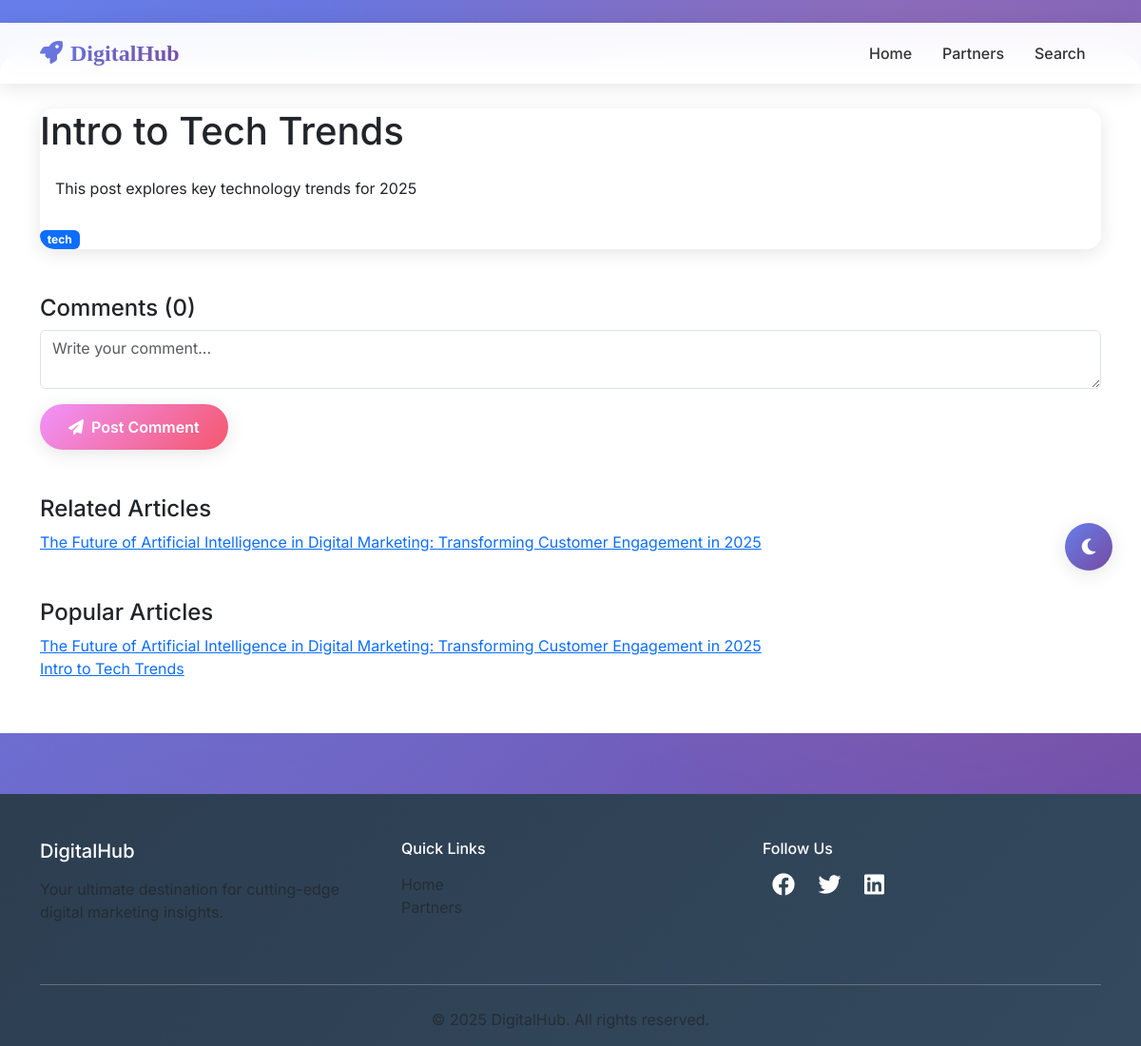
The page /post/tech/intro-to-tech-trends/ (signed in) on the database its author committed.
### blog/models.py (models this page shows, shortened)
class Post(models.Model):
    STATUS_CHOICES = [
        ('draft', 'Draft'),
        ('published', 'Published'),
        ('archived', 'Archived'),
    ]
    title = models.CharField(max_length=200)
    slug = models.SlugField(max_length=200, unique=True, blank=True)
    excerpt = models.TextField(max_length=300, blank=True, help_text="Brief description of the post")
    content = models.TextField()
    featured_image = models.ImageField(upload_to='posts/', blank=True, null=True)
    category = models.ForeignKey(Category, on_delete=models.CASCADE, related_name='posts')
    tags = models.ManyToManyField(Tag, blank=True, related_name='posts')
    author = models.ForeignKey(User, on_delete=models.CASCADE, related_name='posts')
    status = models.CharField(max_length=20, choices=STATUS_CHOICES, default='draft')
    is_featured = models.BooleanField(default=False)
    views = models.PositiveIntegerField(default=0)  # Added field
    meta_description = models.CharField(max_length=160, blank=True)
    meta_keywords = models.CharField(max_length=200, blank=True)
    created_at = models.DateTimeField(auto_now_add=True)
    updated_at = models.DateTimeField(auto_now=True)
    published_at = models.DateTimeField(blank=True, null=True)
    class Meta:
        ordering = ['-created_at']
        indexes = [
            models.Index(fields=['-created_at']),
            models.Index(fields=['status']),
            models.Index(fields=['category', 'status']),
            models.Index(fields=['is_featured']),
            models.Index(fields=['views']),  # Add index for views
        ]
    def save(self, *args, **kwargs):
        if not self.slug:
            self.slug = slugify(self.title)
        if self.status == 'published' and not self.published_at:
            self.published_at = timezone.now()
        if not self.excerpt and self.content:
            import re
            clean_content = re.sub(r'<[^>]*>', '', self.content)
            self.excerpt = clean_content[:297] + '...' if len(clean_content) > 300 else clean_content
        super().save(*args, **kwargs)
        if self.featured_image:
            self.resize_image()

class Tag(models.Model):
    name = models.CharField(max_length=50, unique=True)
    slug = models.SlugField(max_length=50, unique=True, blank=True)
    created_at = models.DateTimeField(auto_now_add=True)
    class Meta:
        ordering = ['name']

### blog/views.py (the view)
# urls.py: path('post/<slug:category_slug>/<slug:slug>/', views.post_detail, name='post_detail'),
def post_detail(request, category_slug: str, slug: str):
    try:
        post = get_object_or_404(
            Post.objects.select_related('author', 'category').prefetch_related('tags', 'comments'),
            category__slug=category_slug,
            slug=slug,
            status='published'
        )
        post.views = (post.views or 0) + 1
        post.save(update_fields=['views'])
        post_json_ld = {
            '@context': 'https://schema.org',
            '@type': 'BlogPosting',
            'headline': post.title,
            'description': post.excerpt or '',
            'author': {
                '@type': 'Person',
                'name': post.author.get_full_name() or post.author.username if post.author else 'Unknown'
            },
            'datePublished': post.created_at.isoformat(),
            'dateModified': post.updated_at.isoformat(),
            'url': request.build_absolute_uri(),
            'publisher': {
                '@type': 'Organization',
                'name': 'DigitalHub'
            }
        }
        if post.featured_image and hasattr(post.featured_image, 'url'):
            post_json_ld['image'] = request.build_absolute_uri(post.featured_image.url)
        related_posts = Post.objects.filter(
            category=post.category,
            status='published'
        ).exclude(id=post.id).select_related('author', 'category').order_by('-published_at')[:3]
        popular_posts = Post.objects.filter(
            status='published'
        ).select_related('author', 'category').order_by('-views', '-published_at')[:5]
        comments = post.comments.filter(is_approved=True).order_by('-created_at')
        comment_count = comments.count()
        context = {
            'post': post,
            'post_json': json.dumps(post_json_ld),
            'full_image_url': request.build_absolute_uri(post.featured_image.url) if post.featured_image and hasattr(post.featured_image, 'url') else '/static/images/default.png',
            'related_posts': related_posts,
            'popular_posts': popular_posts,
            'comments': comments,
            'comment_count': comment_count,
        }
        return render(request, 'blog/post_detail.html', context)
    except Post.DoesNotExist:
        logger.error(f"No Post matches category_slug={category_slug}, slug={slug}, status='published'")
        raise Http404("Post not found")
    except Exception as e:
        logger.error(f"Error in post_detail view for {category_slug}/{slug}: {str(e)}", exc_info=True)
        messages.error(request, 'Error loading the post.')
        return redirect('blog:home')

### blog/templatetags/blog_tags.py (called while the page is built)
@register.filter
def mul(value, arg):
    try:
        return int(value) * int(arg)
    except (ValueError, TypeError):
        return value

### templates/blog/post_detail.html (shortened to what this page needs)
{% extends 'base.html' %}
{% load static blog_tags i18n %}
{% block content %}
    <article class="card" data-aos="fade-up">
        <h1 class="section-title">{{ post.title }}</h1>
        <div class="card-body">{{ post.content|safe }}</div>
        <div class="tags">
            {% for tag in post.tags.all %}
                <span class="badge bg-primary">{{ tag.name }}</span>
            {% endfor %}
        </div>
    </article>
    <div class="comments-section mt-5" data-aos="fade-up">
        <h4>{% trans "Comments" %} ({{ comment_count }})</h4>
        {% if user.is_authenticated %}
            <form method="post" action="{% url 'blog:post_comment' post.slug %}" class="mb-4">
                <textarea name="content" class="form-control" placeholder="Write your comment..." required></textarea>
                <button type="submit" class="btn btn-gradient mt-3">
                    <i class="fas fa-paper-plane me-2"></i>Post Comment
                </button>
            </form>
        {% else %}
            <p>Please <a href="{% url 'account_login' %}">log in</a> to comment.</p>
        {% endif %}
    </div>
    {% if related_posts %}
        <div class="related-posts mt-5" data-aos="fade-up">
            <h4 class="section-title">Related Articles</h4>
            <div class="bento-grid">
                {% for related_post in related_posts %}
                    <div class="bento-item hover-lift" data-aos="fade-left" data-aos-delay="{{ forloop.counter|add:1|mul:100 }}">
                        <a href="{% url 'blog:post_detail' related_post.category.slug related_post.slug %}">{{ related_post.title }}</a>
                    </div>
                {% endfor %}
            </div>
        </div>
    {% endif %}
    {% if popular_posts %}
        <div class="popular-posts mt-5" data-aos="fade-up">
            <h4 class="section-title">Popular Articles</h4>
            <div class="bento-grid">
                {% for popular_post in popular_posts %}
                    <div class="bento-item hover-lift" data-aos="fade-left" data-aos-delay="{{ forloop.counter|add:1|mul:100 }}">
                        <a href="{% url 'blog:post_detail' popular_post.category.slug popular_post.slug %}">{{ popular_post.title }}</a>
                    </div>
                {% endfor %}
            </div>
        </div>
    {% endif %}
{% endblock %}

### static/css/styles.css (style rules this page uses)
body { font-family: Arial, sans-serif; }

### templates/base.html (style rules this page uses)
:root { --primary-gradient: linear-gradient(135deg, #667eea 0%, #764ba2 100%); --secondary-gradient: linear-gradient(135deg, #f093fb 0%, #f5576c 100%); --primary-color: #667eea; --text-color: #333; --text-muted: #6c757d; --shadow-light: 0 4px 20px rgba(0, 0, 0, 0.1); }
* { margin: 0; padding: 0; box-sizing: border-box; }
body { font-family: system-ui, -apple-system, 'Segoe UI', sans-serif; line-height: 1.6; color: var(--text-color); background: #f8fafc; }
body { font-family: 'Inter', -apple-system, BlinkMacSystemFont, 'Segoe UI', sans-serif; background: linear-gradient(135deg, #667eea 0%, #764ba2 25%, #f093fb 50%, #f5576c 75%, #4facfe 100%); background-size: 400% 400%; animation: gradientShift 15s ease infinite; min-height: 100vh; position: relative; }
body::before { content: ''; position: fixed; top: 0; left: 0; width: 100%; height: 100%; background: radial-gradient(circle at 20% 50%, rgba(120, 119, 198, 0.3) 0%, transparent 50%), radial-gradient(circle at 80% 20%, rgba(255, 118, 117, 0.3) 0%, transparent 50%); pointer-events: none; z-index: -1; }
.btn-gradient { background: var(--secondary-gradient); border: none; color: white; padding: 12px 30px; border-radius: 50px; font-weight: 600; text-decoration: none; display: inline-block; transition: all 0.2s ease; box-shadow: var(--shadow-light); will-change: transform, box-shadow; }
.card { border: none; border-radius: 15px; overflow: hidden; transition: transform 0.2s ease, box-shadow 0.2s ease; box-shadow: var(--shadow-light); background: white; will-change: transform; }
* { -webkit-font-smoothing: antialiased; -moz-osx-font-smoothing: grayscale; }
.navbar, .card, .btn-gradient, .dark-mode-toggle, .scroll-to-top { transform: translateZ(0); backface-visibility: hidden; }

### rows shown on the page
Post: title "Intro to Tech Trends", content "This post explores key technology trends for 2025"
Tag: name "tech"
Post: title "The Future of Artificial Intelligence in Digital Marketing: Transforming Customer Engagement in 2025"

### other values the page prints
{{ comment_count }} "0"
